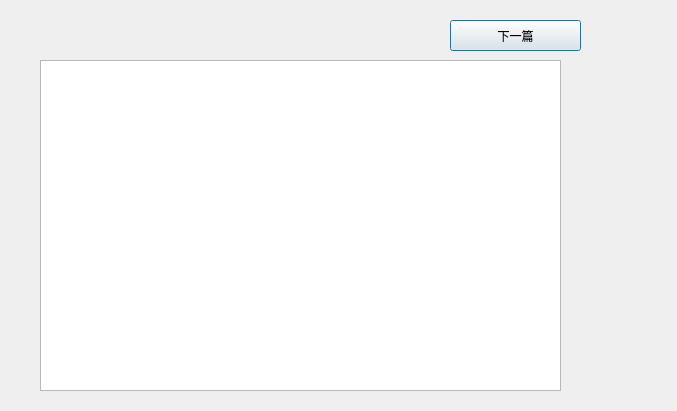
<?xml version="1.0" encoding="UTF-8"?>
<ui version="4.0">
 <class>dialog4_1</class>
 <widget class="QDialog" name="dialog4_1">
  <property name="geometry">
   <rect>
    <x>0</x>
    <y>0</y>
    <width>677</width>
    <height>411</height>
   </rect>
  </property>
  <property name="windowTitle">
   <string>Dialog</string>
  </property>
  <property name="styleSheet">
   <string notr="true">border-image: url(:/C:/Users/陈龙/Desktop/处理后的图/素材10.png);</string>
  </property>
  <widget class="QTextEdit" name="textEdit">
   <property name="geometry">
    <rect>
     <x>40</x>
     <y>60</y>
     <width>521</width>
     <height>331</height>
    </rect>
   </property>
   <property name="styleSheet">
    <string notr="true">border-image: url(:/C:/Users/陈龙/Desktop/处理后的图/透明.png);
color: rgb(255, 255, 255);
font: 12pt &quot;宋体&quot;;</string>
   </property>
   <property name="html">
    <string>&lt;!DOCTYPE HTML PUBLIC &quot;-//W3C//DTD HTML 4.0//EN&quot; &quot;http://www.w3.org/TR/REC-html40/strict.dtd&quot;&gt;
&lt;html&gt;&lt;head&gt;&lt;meta name=&quot;qrichtext&quot; content=&quot;1&quot; /&gt;&lt;style type=&quot;text/css&quot;&gt;
p, li { white-space: pre-wrap; }
&lt;/style&gt;&lt;/head&gt;&lt;body style=&quot; font-family:'宋体'; font-size:12pt; font-weight:400; font-style:normal;&quot;&gt;
&lt;p style=&quot;-qt-paragraph-type:empty; margin-top:0px; margin-bottom:0px; margin-left:0px; margin-right:0px; -qt-block-indent:0; text-indent:0px;&quot;&gt;&lt;br /&gt;&lt;/p&gt;
&lt;p style=&quot;-qt-paragraph-type:empty; margin-top:0px; margin-bottom:0px; margin-left:0px; margin-right:0px; -qt-block-indent:0; text-indent:0px;&quot;&gt;&lt;br /&gt;&lt;/p&gt;&lt;/body&gt;&lt;/html&gt;</string>
   </property>
  </widget>
  <widget class="QPushButton" name="pushButton">
   <property name="geometry">
    <rect>
     <x>450</x>
     <y>20</y>
     <width>131</width>
     <height>31</height>
    </rect>
   </property>
   <property name="styleSheet">
    <string notr="true">border-image: url(:/C:/Users/陈龙/Desktop/处理后的图/按钮2.png);
font: 75 14pt &quot;微软雅黑&quot;;
color: rgb(0, 0, 0);</string>
   </property>
   <property name="text">
    <string>下一篇</string>
   </property>
  </widget>
 </widget>
 <resources/>
 <connections/>
</ui>
